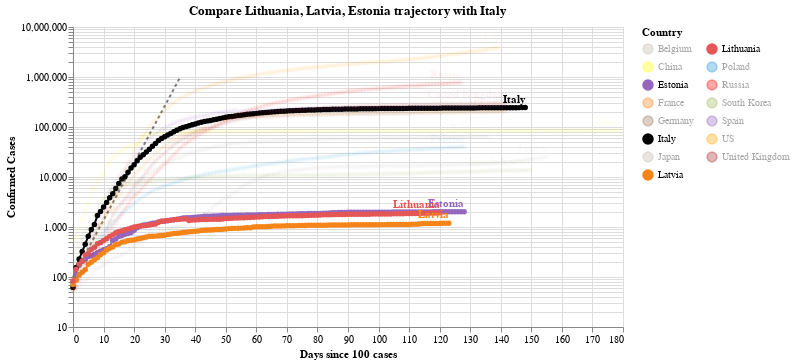

Here is the notebook cell this chart was saved with:
### Code cell
#hide_input
chart3 = make_since_chart(dff2, ['Lithuania', 'Latvia', 'Estonia'], baseline_countries)
chart3

### Figure 1 — Vega-Lite specification as saved in the notebook (floating-point values rounded to 4 significant figures; data arrays with more than 128 entries replaced by an {"elided": "..."} marker saying what was removed)
{"config": {"view": {"continuousWidth": 400, "continuousHeight": 300}}, "layer": [{"data": {"name": "data-628230001892d6798b50651be41d1b3e"}, "mark": {"type": "line", "color": "black", "opacity": 0.5, "strokeDash": [3, 3]}, "encoding": {"x": {"type": "quantitative", "field": "Days since 100 cases"}, "y": {"type": "quantitative", "field": "Confirmed Cases"}}}, {"data": {"name": "data-66dc554d69d8dae150b6565897b2d75c"}, "mark": {"type": "line", "point": true}, "encoding": {"color": {"type": "nominal", "field": "Country", "legend": {"columns": 2}, "scale": {"domain": ["Belgium", "China", "Estonia", "France", "Germany", "Italy", "Japan", "Latvia", "Lithuania", "Poland", "Russia", "South Korea", "Spain", "US", "United Kingdom"], "range": ["#C1B7AD", "yellow", "#9467bd", "#F58518", "#9D755D", "black", "#C1B7AD", "#F58518", "#E45756", "#2495D3", "red", "#A1BA59", "#9467bd", "orange", "brown"]}}, "opacity": {"condition": {"value": 1, "selection": "selector002"}, "value": 0.05}, "tooltip": [{"type": "nominal", "field": "Country"}, {"type": "temporal", "field": "Date"}, {"type": "quantitative", "field": "Confirmed Cases"}, {"type": "quantitative", "field": "Days since 100 cases"}], "x": {"type": "quantitative", "field": "Days since 100 cases"}, "y": {"type": "quantitative", "field": "Confirmed Cases", "scale": {"type": "log"}}}, "selection": {"selector002": {"type": "multi", "fields": ["Country"], "bind": "legend", "init": [{"Country": "Lithuania"}, {"Country": "Latvia"}, {"Country": "Estonia"}, {"Country": "Italy"}]}}, "width": 550}, {"data": {"name": "data-66dc554d69d8dae150b6565897b2d75c"}, "mark": {"type": "text", "align": "right", "dy": -8, "fontWeight": "bold"}, "encoding": {"color": {"type": "nominal", "field": "Country", "legend": {"columns": 2}, "scale": {"domain": ["Belgium", "China", "Estonia", "France", "Germany", "Italy", "Japan", "Latvia", "Lithuania", "Poland", "Russia", "South Korea", "Spain", "US", "United Kingdom"], "range": ["#C1B7AD", "yellow", "#9467bd", "#F58518", "#9D755D", "black", "#C1B7AD", "#F58518", "#E45756", "#2495D3", "red", "#A1BA59", "#9467bd", "orange", "brown"]}}, "opacity": {"condition": {"value": 1, "selection": "selector002"}, "value": 0.05}, "text": {"type": "nominal", "field": "Country"}, "tooltip": [{"type": "nominal", "field": "Country"}, {"type": "temporal", "field": "Date"}, {"type": "quantitative", "field": "Confirmed Cases"}, {"type": "quantitative", "field": "Days since 100 cases"}], "x": {"type": "quantitative", "field": "Days since 100 cases"}, "y": {"type": "quantitative", "field": "Confirmed Cases", "scale": {"type": "log"}}}, "transform": [{"filter": "(datum['Date'] >= 1595116800000)"}], "width": 550}], "title": "Compare Lithuania, Latvia, Estonia trajectory with Italy", "$schema": "https://vega.github.io/schema/vega-lite/v4.0.2.json", "datasets": {"data-628230001892d6798b50651be41d1b3e": [{"Days since 100 cases": 0, "Confirmed Cases": 100.0}, {"Days since 100 cases": 1, "Confirmed Cases": 130.0}, {"Days since 100 cases": 2, "Confirmed Cases": 169.0}, {"Days since 100 cases": 3, "Confirmed Cases": 219.7}, {"Days since 100 cases": 4, "Confirmed Cases": 285.6}, {"Days since 100 cases": 5, "Confirmed Cases": 371.3}, {"Days since 100 cases": 6, "Confirmed Cases": 482.7}, {"Days since 100 cases": 7, "Confirmed Cases": 627.5}, {"Days since 100 cases": 8, "Confirmed Cases": 815.7}, {"Days since 100 cases": 9, "Confirmed Cases": 1060.0}, {"Days since 100 cases": 10, "Confirmed Cases": 1379.0}, {"Days since 100 cases": 11, "Confirmed Cases": 1792.0}, {"Days since 100 cases": 12, "Confirmed Cases": 2330.0}, {"Days since 100 cases": 13, "Confirmed Cases": 3029.0}, {"Days since 100 cases": 14, "Confirmed Cases": 3937.0}, {"Days since 100 cases": 15, "Confirmed Cases": 5119.0}, {"Days since 100 cases": 16, "Confirmed Cases": 6654.0}, {"Days since 100 cases": 17, "Confirmed Cases": 8650.0}, {"Days since 100 cases": 18, "Confirmed Cases": 11250.0}, {"Days since 100 cases": 19, "Confirmed Cases": 14620.0}, {"Days since 100 cases": 20, "Confirmed Cases": 19000.0}, {"Days since 100 cases": 21, "Confirmed Cases": 24710.0}, {"Days since 100 cases": 22, "Confirmed Cases": 32120.0}, {"Days since 100 cases": 23, "Confirmed Cases": 41750.0}, {"Days since 100 cases": 24, "Confirmed Cases": 54280.0}, {"Days since 100 cases": 25, "Confirmed Cases": 70560.0}, {"Days since 100 cases": 26, "Confirmed Cases": 91730.0}, {"Days since 100 cases": 27, "Confirmed Cases": 119300.0}, {"Days since 100 cases": 28, "Confirmed Cases": 155000.0}, {"Days since 100 cases": 29, "Confirmed Cases": 201500.0}, {"Days since 100 cases": 30, "Confirmed Cases": 262000.0}, {"Days since 100 cases": 31, "Confirmed Cases": 340600.0}, {"Days since 100 cases": 32, "Confirmed Cases": 442800.0}, {"Days since 100 cases": 33, "Confirmed Cases": 575600.0}, {"Days since 100 cases": 34, "Confirmed Cases": 748300.0}, {"Days since 100 cases": 35, "Confirmed Cases": 972800.0}], "data-66dc554d69d8dae150b6565897b2d75c": {"elided": "2113 records"}}}
